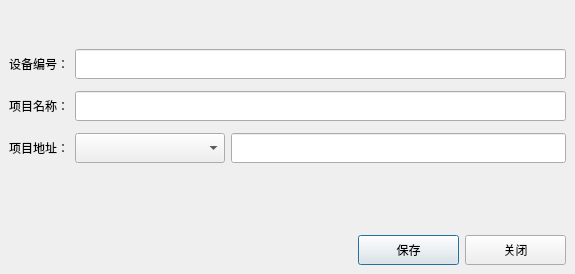
<?xml version="1.0" encoding="UTF-8"?>
<ui version="4.0">
 <class>DeviceAdd</class>
 <widget class="QDialog" name="DeviceAdd">
  <property name="geometry">
   <rect>
    <x>0</x>
    <y>0</y>
    <width>575</width>
    <height>274</height>
   </rect>
  </property>
  <property name="windowTitle">
   <string>Dialog</string>
  </property>
  <property name="styleSheet">
   <string notr="true"/>
  </property>
  <layout class="QVBoxLayout" name="verticalLayout">
   <property name="leftMargin">
    <number>0</number>
   </property>
   <property name="topMargin">
    <number>0</number>
   </property>
   <property name="rightMargin">
    <number>0</number>
   </property>
   <property name="bottomMargin">
    <number>0</number>
   </property>
   <item>
    <widget class="QWidget" name="widget_title" native="true">
     <property name="minimumSize">
      <size>
       <width>0</width>
       <height>34</height>
      </size>
     </property>
     <property name="maximumSize">
      <size>
       <width>16777215</width>
       <height>34</height>
      </size>
     </property>
     <layout class="QHBoxLayout" name="horizontalLayout_2">
      <property name="topMargin">
       <number>4</number>
      </property>
      <property name="bottomMargin">
       <number>4</number>
      </property>
      <item>
       <widget class="QLabel" name="lab_Ico">
        <property name="minimumSize">
         <size>
          <width>25</width>
          <height>25</height>
         </size>
        </property>
        <property name="maximumSize">
         <size>
          <width>25</width>
          <height>25</height>
         </size>
        </property>
        <property name="text">
         <string/>
        </property>
       </widget>
      </item>
      <item>
       <widget class="QLabel" name="lab_Title">
        <property name="sizePolicy">
         <sizepolicy hsizetype="Expanding" vsizetype="Preferred">
          <horstretch>0</horstretch>
          <verstretch>0</verstretch>
         </sizepolicy>
        </property>
        <property name="minimumSize">
         <size>
          <width>0</width>
          <height>25</height>
         </size>
        </property>
        <property name="maximumSize">
         <size>
          <width>16777215</width>
          <height>25</height>
         </size>
        </property>
        <property name="text">
         <string/>
        </property>
       </widget>
      </item>
     </layout>
    </widget>
   </item>
   <item>
    <layout class="QGridLayout" name="gridLayout">
     <property name="leftMargin">
      <number>9</number>
     </property>
     <property name="topMargin">
      <number>9</number>
     </property>
     <property name="rightMargin">
      <number>9</number>
     </property>
     <property name="bottomMargin">
      <number>9</number>
     </property>
     <property name="verticalSpacing">
      <number>12</number>
     </property>
     <item row="0" column="0">
      <widget class="QLabel" name="label">
       <property name="text">
        <string>设备编号：</string>
       </property>
      </widget>
     </item>
     <item row="0" column="1" colspan="2">
      <widget class="QLineEdit" name="lineEdit">
       <property name="minimumSize">
        <size>
         <width>0</width>
         <height>30</height>
        </size>
       </property>
       <property name="alignment">
        <set>Qt::AlignCenter</set>
       </property>
      </widget>
     </item>
     <item row="1" column="0">
      <widget class="QLabel" name="label_2">
       <property name="text">
        <string>项目名称：</string>
       </property>
      </widget>
     </item>
     <item row="1" column="1" colspan="2">
      <widget class="QLineEdit" name="lineEdit_2">
       <property name="minimumSize">
        <size>
         <width>0</width>
         <height>30</height>
        </size>
       </property>
       <property name="alignment">
        <set>Qt::AlignCenter</set>
       </property>
      </widget>
     </item>
     <item row="2" column="0">
      <widget class="QLabel" name="label_3">
       <property name="text">
        <string>项目地址：</string>
       </property>
      </widget>
     </item>
     <item row="2" column="1">
      <widget class="QComboBox" name="comboBox">
       <property name="sizePolicy">
        <sizepolicy hsizetype="Preferred" vsizetype="Fixed">
         <horstretch>0</horstretch>
         <verstretch>0</verstretch>
        </sizepolicy>
       </property>
       <property name="minimumSize">
        <size>
         <width>150</width>
         <height>30</height>
        </size>
       </property>
      </widget>
     </item>
     <item row="2" column="2">
      <widget class="QLineEdit" name="lineEdit_3">
       <property name="minimumSize">
        <size>
         <width>0</width>
         <height>30</height>
        </size>
       </property>
       <property name="alignment">
        <set>Qt::AlignCenter</set>
       </property>
      </widget>
     </item>
    </layout>
   </item>
   <item>
    <spacer name="verticalSpacer">
     <property name="orientation">
      <enum>Qt::Vertical</enum>
     </property>
     <property name="sizeHint" stdset="0">
      <size>
       <width>20</width>
       <height>40</height>
      </size>
     </property>
    </spacer>
   </item>
   <item>
    <layout class="QHBoxLayout" name="horizontalLayout">
     <property name="leftMargin">
      <number>9</number>
     </property>
     <property name="topMargin">
      <number>9</number>
     </property>
     <property name="rightMargin">
      <number>9</number>
     </property>
     <property name="bottomMargin">
      <number>9</number>
     </property>
     <item>
      <spacer name="horizontalSpacer">
       <property name="orientation">
        <enum>Qt::Horizontal</enum>
       </property>
       <property name="sizeHint" stdset="0">
        <size>
         <width>40</width>
         <height>20</height>
        </size>
       </property>
      </spacer>
     </item>
     <item>
      <widget class="QPushButton" name="btnSave">
       <property name="minimumSize">
        <size>
         <width>101</width>
         <height>30</height>
        </size>
       </property>
       <property name="text">
        <string>保存</string>
       </property>
      </widget>
     </item>
     <item>
      <widget class="QPushButton" name="btnClose">
       <property name="minimumSize">
        <size>
         <width>101</width>
         <height>30</height>
        </size>
       </property>
       <property name="text">
        <string>关闭</string>
       </property>
      </widget>
     </item>
    </layout>
   </item>
  </layout>
 </widget>
 <resources/>
 <connections/>
</ui>
